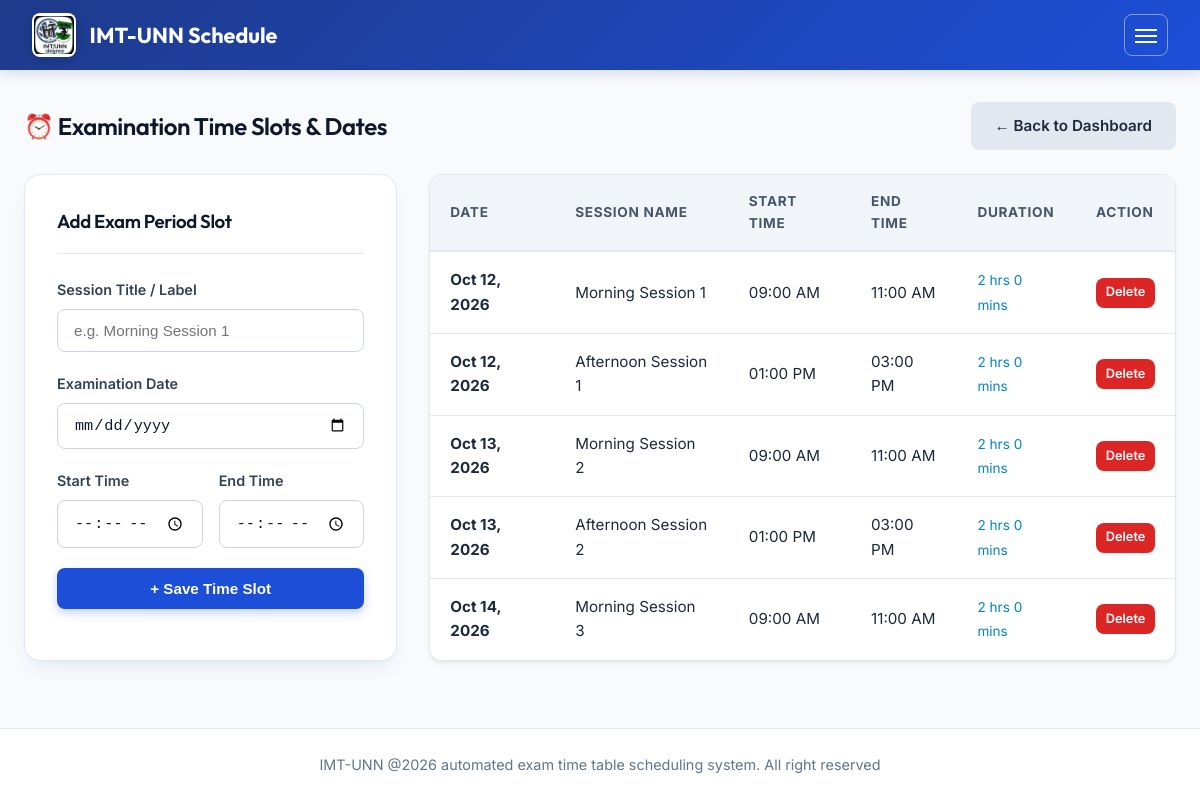
Before: /admin/register_period.php (signed in) with the older database file.
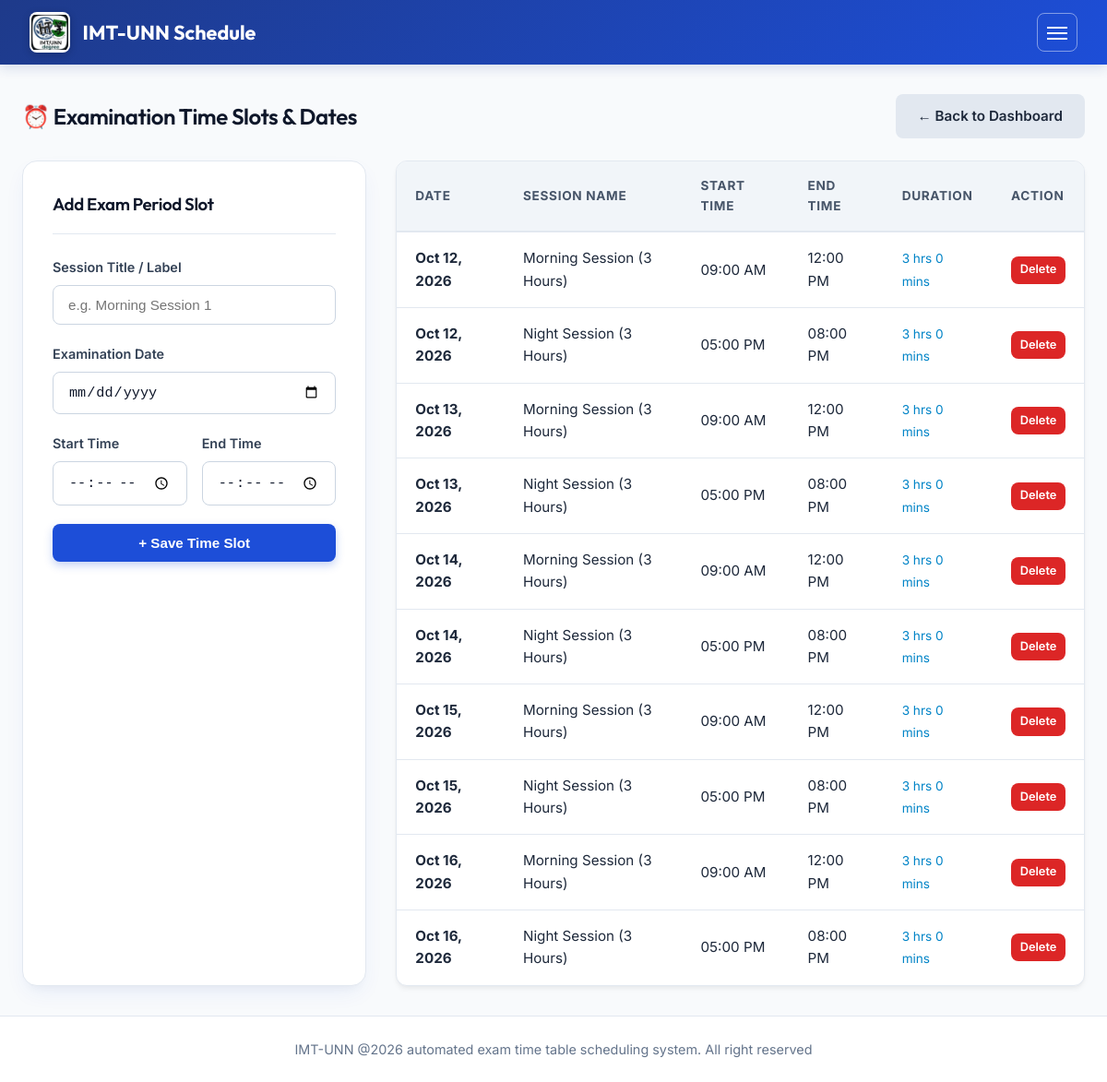
After: the same page with the newer database file.
### tables this page shows
CREATE TABLE IF NOT EXISTS `periods` (
  `id`          INT AUTO_INCREMENT PRIMARY KEY,
  `period_name` VARCHAR(100) NOT NULL,
  `exam_date`   DATE NOT NULL,
  `start_time`  TIME NOT NULL,
  `end_time`    TIME NOT NULL,
  `created_at`  TIMESTAMP DEFAULT CURRENT_TIMESTAMP
);

### admin/register_period.php (the view, shortened to what this page needs)
<?php
require_once '../includes/db.php';
$periods = $pdo->query("SELECT * FROM periods ORDER BY exam_date ASC, start_time ASC")->fetchAll();
require_once '../includes/header.php';
?>
<div class="page-header">
  <h2>⏰ Examination Time Slots & Dates</h2>
  <a href="dashboard.php" class="btn btn-secondary">&larr; Back to Dashboard</a>
</div>
<div class="management-grid">
  <div class="form-card" style="margin: 0;">
    <div class="form-header">
      <h3>Add Exam Period Slot</h3>
    </div>
    <form action="register_period.php" method="POST">
      <div class="form-group">
        <label for="period_name">Session Title / Label</label>
        <input type="text" id="period_name" name="period_name" class="form-control" placeholder="e.g. Morning Session 1" required>
      </div>
      <div class="form-group">
        <label for="exam_date">Examination Date</label>
        <input type="date" id="exam_date" name="exam_date" class="form-control" required>
      </div>
      <div class="form-grid-2">
        <div class="form-group">
          <label for="start_time">Start Time</label>
          <input type="time" id="start_time" name="start_time" class="form-control" required>
        </div>
        <div class="form-group">
          <label for="end_time">End Time</label>
          <input type="time" id="end_time" name="end_time" class="form-control" required>
        </div>
      </div>
      <button type="submit" name="add_period" class="btn btn-primary" style="width: 100%;">+ Save Time Slot</button>
    </form>
  </div>
  <div class="table-responsive">
    <table class="custom-table">
      <thead>
        <tr>
          <th>Date</th>
          <th>Session Name</th>
          <th>Start Time</th>
          <th>End Time</th>
          <th>Duration</th>
          <th>Action</th>
        </tr>
      </thead>
      <tbody>
        <?php if (!empty($periods)): ?>
          <?php foreach ($periods as $p): ?>
            <?php
              $start = new DateTime($p['start_time']);
              $end = new DateTime($p['end_time']);
              $duration = $start->diff($end)->format('%h hrs %i mins');
            ?>
            <tr>
              <td><strong><?php echo date('M d, Y', strtotime($p['exam_date'])); ?></strong></td>
              <td><?php echo htmlspecialchars($p['period_name']); ?></td>
              <td><?php echo date('h:i A', strtotime($p['start_time'])); ?></td>
              <td><?php echo date('h:i A', strtotime($p['end_time'])); ?></td>
              <td><span style="font-size: 0.85rem; color: var(--accent-info);"><?php echo $duration; ?></span></td>
              <td>
                <a href="register_period.php?delete=<?php echo $p['id']; ?>" onclick="return confirmDelete('Delete this time slot?');" class="btn btn-danger" style="padding: 0.3rem 0.6rem; font-size: 0.8rem;">Delete</a>
              </td>
            </tr>
          <?php endforeach; ?>
        <?php else: ?>
          <tr>
            <td colspan="6" style="text-align: center; color: var(--text-muted);">No exam time slots created yet.</td>
          </tr>
        <?php endif; ?>
      </tbody>
    </table>
  </div>
</div>
<?php require_once '../includes/footer.php'; ?>

### includes/header.php (shortened to what this page needs)
<?php
$inAdmin = strpos($_SERVER['PHP_SELF'], '/admin/') !== false;
$imgPath = $inAdmin ? '../images/logo.png' : 'images/logo.png';
$homePath = $inAdmin ? '../index.php' : 'index.php';
?>
<!DOCTYPE html>
<html lang="en">
<head>
</head>
<body>
<nav class="navbar">
  <div class="navbar-container">
    <a href="<?php echo $homePath; ?>" class="brand-logo">
      <img src="<?php echo $imgPath; ?>" alt="IMT/UNN Logo" class="school-logo-img">
      <span>IMT-UNN Schedule</span>
    </a>
    <button class="nav-toggle" type="button" aria-expanded="false" aria-controls="primary-navigation" aria-label="Open navigation menu">
      <span></span><span></span><span></span>
    </button>
  </div>
</nav>
<div class="main-wrapper">

### includes/footer.php (shortened to what this page needs)
</div>
<footer class="footer">
  <div class="footer-container">
    <p>IMT-UNN @<?php echo date('Y'); ?> automated exam time table scheduling system. All right reserved</p>
  </div>
</footer>
</body>
</html>

### css/style.css (style rules this page uses)
:root { --bg-main: #f8fafc; --bg-card: #ffffff; --bg-card-hover: #f1f5f9; --text-main: #0f172a; --text-muted: #64748b; --accent-primary: #1d4ed8; --accent-primary-hover: #1e40af; --accent-blue-light: #eff6ff; --accent-success: #059669; --accent-warning: #d97706; --accent-danger: #dc2626; --accent-info: #0284c7; --border-color: #e2e8f0; --nav-bg: linear-gradient(135deg, #1e3a8a 0%, #1d4ed8 100%); --radius-sm: 8px; --radius-md: 12px; --radius-lg: 16px; --shadow-main: 0 10px 25px -5px rgba(29, 78, 216, 0.08), 0 8px 10px -6px rgba(0, 0, 0, 0.04); --shadow-card: 0 4px 6px -1px rgba(0, 0, 0, 0.05), 0 2px 4px -1px rgba(0, 0, 0, 0.03); --transition: all 0.25s cubic-bezier(0.4, 0, 0.2, 1); }
* { box-sizing: border-box; margin: 0; padding: 0; }
body { font-family: 'Inter', sans-serif; background-color: var(--bg-main); color: var(--text-main); min-height: 100vh; display: flex; flex-direction: column; line-height: 1.6; }
h1, h2, h3, h4, h5, h6 { font-family: 'Outfit', sans-serif; font-weight: 600; color: #0f172a; letter-spacing: -0.02em; }
a { color: var(--accent-primary); text-decoration: none; transition: var(--transition); }
.navbar { background: var(--nav-bg); box-shadow: 0 4px 12px rgba(30, 58, 138, 0.15); padding: 0.8rem 2rem; position: sticky; top: 0; z-index: 1000; }
.navbar-container { max-width: 1300px; margin: 0 auto; display: flex; justify-content: space-between; align-items: center; position: relative; }
.brand-logo { display: flex; align-items: center; gap: 0.85rem; font-size: 1.35rem; font-weight: 700; color: #ffffff; font-family: 'Outfit', sans-serif; }
.school-logo-img { height: 44px; width: 44px; object-fit: contain; border-radius: 8px; background: #ffffff; padding: 2px; box-shadow: 0 2px 8px rgba(0, 0, 0, 0.2); }
.nav-toggle { display: block; width: 44px; height: 42px; padding: 0.65rem; background: transparent; border: 1px solid rgba(255, 255, 255, 0.45); border-radius: var(--radius-sm); cursor: pointer; }
.nav-toggle span { display: block; width: 100%; height: 2px; margin: 4px 0; background: #ffffff; transition: var(--transition); }
.main-wrapper { flex: 1; max-width: 1300px; width: 100%; margin: 2rem auto; padding: 0 1.5rem; }
.form-card { background: var(--bg-card); border: 1px solid var(--border-color); border-radius: var(--radius-lg); padding: 2rem; max-width: 650px; margin: 0 auto 2rem; box-shadow: var(--shadow-main); }
.form-header { margin-bottom: 1.5rem; border-bottom: 1px solid var(--border-color); padding-bottom: 1rem; }
.form-group { margin-bottom: 1.25rem; }
.form-group label { display: block; font-size: 0.9rem; font-weight: 600; margin-bottom: 0.5rem; color: #334155; }
.form-control { width: 100%; padding: 0.75rem 1rem; background: #ffffff; border: 1px solid #cbd5e1; border-radius: var(--radius-sm); color: var(--text-main); font-size: 0.95rem; transition: var(--transition); }
.form-grid-2 { display: grid; grid-template-columns: 1fr 1fr; gap: 1rem; }
.btn { display: inline-flex; align-items: center; justify-content: center; gap: 0.5rem; padding: 0.75rem 1.5rem; font-size: 0.95rem; font-weight: 600; border-radius: var(--radius-sm); border: none; cursor: pointer; transition: var(--transition); }
.btn-primary { background: var(--accent-primary); color: #ffffff; box-shadow: 0 4px 10px rgba(29, 78, 216, 0.25); }
.btn-danger { background: var(--accent-danger); color: #ffffff; }
.btn-secondary { background: #e2e8f0; color: #1e293b; }
.table-responsive { width: 100%; overflow-x: auto; background: var(--bg-card); border: 1px solid var(--border-color); border-radius: var(--radius-md); box-shadow: var(--shadow-card); }
.custom-table { width: 100%; border-collapse: collapse; text-align: left; }
.custom-table th { background: #f1f5f9; padding: 1rem 1.25rem; font-size: 0.85rem; text-transform: uppercase; letter-spacing: 0.05em; color: #475569; border-bottom: 2px solid var(--border-color); font-weight: 700; }
.custom-table td { padding: 1rem 1.25rem; border-bottom: 1px solid var(--border-color); font-size: 0.95rem; color: #1e293b; }
.custom-table tbody tr:last-child td { border-bottom: none; }
.page-header { display: flex; justify-content: space-between; align-items: center; gap: 1rem; margin-bottom: 1.5rem; }
.management-grid { display: grid; grid-template-columns: 1fr 2fr; gap: 2rem; }
.footer { background: #ffffff; border-top: 1px solid var(--border-color); padding: 1.5rem 2rem; text-align: center; color: var(--text-muted); font-size: 0.9rem; margin-top: auto; }

Changed rows visible on the page:
changed periods (number 1 of 10 on the later page): period_name "Morning Session 1" → "Morning Session (3 Hours)"; end_time "11:00 AM" → "12:00 PM"; duration "2 hrs 0 mins" → "3 hrs 0 mins"
changed periods (number 2 of 10 on the later page): period_name "Afternoon Session 1" → "Night Session (3 Hours)"; start_time "01:00 PM" → "05:00 PM"; end_time "03:00 PM" → "08:00 PM"; duration "2 hrs 0 mins" → "3 hrs 0 mins"
changed periods (number 3 of 10 on the later page): period_name "Morning Session 2" → "Morning Session (3 Hours)"; end_time "11:00 AM" → "12:00 PM"; duration "2 hrs 0 mins" → "3 hrs 0 mins"
changed periods (number 4 of 10 on the later page): period_name "Afternoon Session 2" → "Night Session (3 Hours)"; start_time "01:00 PM" → "05:00 PM"; end_time "03:00 PM" → "08:00 PM"; duration "2 hrs 0 mins" → "3 hrs 0 mins"
changed periods (number 5 of 10 on the later page): period_name "Morning Session 3" → "Morning Session (3 Hours)"; end_time "11:00 AM" → "12:00 PM"; duration "2 hrs 0 mins" → "3 hrs 0 mins"
added periods: exam_date "Oct 14, 2026", period_name "Night Session (3 Hours)", start_time "05:00 PM", end_time "08:00 PM", duration "3 hrs 0 mins"
added periods: exam_date "Oct 15, 2026", period_name "Morning Session (3 Hours)", start_time "09:00 AM", end_time "12:00 PM", duration "3 hrs 0 mins"
added periods: exam_date "Oct 15, 2026", period_name "Night Session (3 Hours)", start_time "05:00 PM", end_time "08:00 PM", duration "3 hrs 0 mins"
added periods: exam_date "Oct 16, 2026", period_name "Morning Session (3 Hours)", start_time "09:00 AM", end_time "12:00 PM", duration "3 hrs 0 mins"
added periods: exam_date "Oct 16, 2026", period_name "Night Session (3 Hours)", start_time "05:00 PM", end_time "08:00 PM", duration "3 hrs 0 mins"
